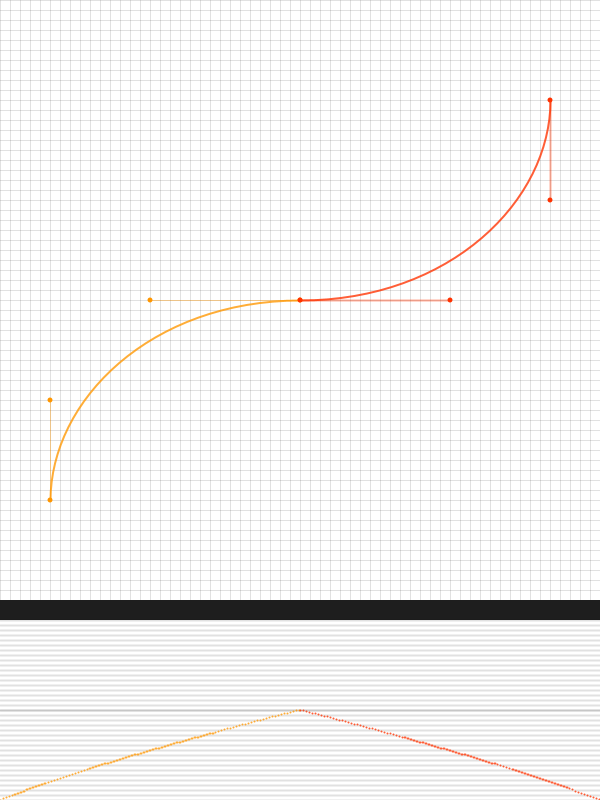
Frame 1 (no input)
Frame 60 (the mouse pressed at the canvas centre just before this capture): identical to frame 1, image omitted
Frame 120 (the mouse held since frame 60 and released just before this capture): identical to frame 1, image omitted

The Processing sketch that drew this single still picture (run headless with seeded random() and noise(); from frame 60 on, the mouse is pressed at the canvas centre):

// Processing sketch: processing_64334
// ── processing_64334.pde

//制御点の座標を設定
int[] pX = {50,50,150,300,450,550,550};
int[] pY = {500,400,300,300,300,200,100};

int pNum = 7;

int selected = -1;
 
int viewL =600;
int margin = 20;
int graphHeight = 180;

int cNum = 2;

boolean shifted;

void setup(){
  size(600,800);
  colorMode(RGB,255);
  
  frameRate(30);
}

void drawBezierCrv(int n, color c){
  
  //始点、終点から制御点への線を表示
  stroke(red(c),green(c),blue(c),100);
  line(pX[n],pY[n],pX[n+1],pY[n+1]);
  line(pX[n+2],pY[n+2],pX[n+3],pY[n+3]);
    
  strokeWeight(2);
  stroke(red(c),green(c),blue(c),200);
  noFill();
  bezier(pX[n],pY[n],pX[n+1],pY[n+1],pX[n+2],pY[n+2],pX[n+3],pY[n+3]);
  
  noStroke();
  fill(c);
  for(int i=0;i<4;i++){
    ellipse(pX[n+i],pY[n+i],5,5); 
  } 
}


void calcTangent(int n, color c,int xNum){
  float Ax = -pX[n] + 3*pX[n+1] - 3*pX[n+2] + pX[n+3];
  float Ay = -pY[n] + 3*pY[n+1] - 3*pY[n+2] + pY[n+3];
  
  float Bx = 3*(pX[n] - 2*pX[n+1] + pX[n+2]);
  float By = 3*(pY[n] - 2*pY[n+1] + pY[n+2]);
  
  float Cx = 3*(pX[n+1] - pX[n]);
  float Cy = 3*(pY[n+1] - pY[n]);
  
  for(float t = 0;t<1.0;t+=0.01){
    float d1x = 3 * Ax * t * t + 2 * Bx * t + Cx;
    float d1y = 3 * Ay * t * t + 2 * By * t + Cy;
    
    float k = degrees(atan(d1y/d1x));
    //k*=10;
    
    stroke(c,200);
    noFill();
    float gX = ((float)xNum/(float)cNum)*viewL + t/(float)cNum * (float)viewL;
    float gY = viewL + margin + (float)graphHeight/2;
    //line(gX,gY,gX,gY - k);
    point(gX,gY-k);
    
  }
}

void draw(){
  smooth();
  int i;
  
  background(255,255,255); 
  
  drawGrid(10);                 //グリッドを描画する。(自分で作った命令)
  
  drawBezierCrv(0,color(255,150,0));
  drawBezierCrv(3,color(255,50,0));
  
  fill(30);
  rect(0,viewL,viewL,margin);
  
  fill(255);
  rect(0,viewL+margin,viewL,graphHeight);
  
  
  stroke(0,30);
  int py;
  for(i=0;i<=graphHeight/10;i++){
    py = viewL+margin + graphHeight/2 + i * 5;
    line(0,py,viewL,py);
    py = viewL+margin + graphHeight/2 - i * 5;
    line(0,py,viewL,py);
  }
  
  calcTangent(0,color(255,150,0),0); 
  calcTangent(3,color(255,50,0),1); 
}

//グリッドを描画する関数
void drawGrid(float gScale){
    
  strokeWeight(1);

  int i;
  for(i=0;i<=viewL/gScale;i++){
    stroke(0,0,0,30);
    line(i*gScale,0,i*gScale,viewL);
  }
  for(i=0;i<=viewL/gScale;i++){  
    stroke(0,0,0,30);
    line(0,i*gScale,viewL,i*gScale);
  }
}

void mousePressed(){
  selected = -1;
  
  float minD = 10;
  int i;
  for(i=0;i<pNum;i++){
    float d = dist(mouseX,mouseY,pX[i],pY[i]);
    if(d < minD){
      minD = d;
      selected = i;
    }
  }
  
  if(selected != -1){
    
    if(shifted){
      if(selected == 3){
        pX[selected+1] = pX[selected];
        pY[selected+1] = pY[selected];
        
        
        pX[selected-1] = pX[selected];
        pY[selected-1] = pY[selected];
      }
      
      else if(selected == 2){
        pX[selected] = mouseX;
        pY[selected] = mouseY;
        
        pX[selected+2] = pX[selected+1] + (pX[selected+1]-pX[selected]);
        pY[selected+2] = pY[selected+1] + (pY[selected+1]-pY[selected]);
      }
      else if(selected == 4){
        pX[selected] = mouseX;
        pY[selected] = mouseY;
        
        pX[selected-2] = pX[selected-1] + (pX[selected-1]-pX[selected]);
        pY[selected-2] = pY[selected-1] + (pY[selected-1]-pY[selected]);
      }
      
    }else{
      
      pX[selected] = mouseX;
      pY[selected] = mouseY;
    
      if(selected == 0 || selected == 3){
        pX[selected+1] += mouseX-pmouseX;
        pY[selected+1] += mouseY-pmouseY;
      }
      if(selected == 3 || selected == 6){
        pX[selected-1] += mouseX-pmouseX;
        pY[selected-1] += mouseY-pmouseY;
      }
    }
  }
  
    
}

void mouseDragged(){
  if(selected != -1){
    
    if(shifted){
      if(selected == 3){
        pX[selected+1] += mouseX-pmouseX;
        pY[selected+1] += mouseY-pmouseY;
        
        
        pX[selected-1] -= mouseX-pmouseX;
        pY[selected-1] -= mouseY-pmouseY;
      }
      else if(selected == 2){
        pX[selected] += mouseX-pmouseX;
        pY[selected] += mouseY-pmouseY;
        
        pX[selected+2] = pX[selected+1] + (pX[selected+1]-pX[selected]);
        pY[selected+2] = pY[selected+1] + (pY[selected+1]-pY[selected]);
      }
      else if(selected == 4){
        pX[selected] += mouseX-pmouseX;
        pY[selected] += mouseY-pmouseY;
        
        pX[selected-2] = pX[selected-1] + (pX[selected-1]-pX[selected]);
        pY[selected-2] = pY[selected-1] + (pY[selected-1]-pY[selected]);
      }
        
        
    }else{
      pX[selected] += mouseX-pmouseX;
      pY[selected] += mouseY-pmouseY;
    
      if(pY[selected] > viewL) pY[selected] = viewL;
    
      if(selected == 0 || selected == 3){
        pX[selected+1] += mouseX-pmouseX;
        pY[selected+1] += mouseY-pmouseY;
      }
      if(selected == 3 || selected == 6){
        pX[selected-1] += mouseX-pmouseX;
        pY[selected-1] += mouseY-pmouseY;
      }
    }
      
      
  }
}

void keyPressed(){
  switch(keyCode){
    case 16:
    shifted = true;
    break;
  }
  
}

void keyReleased(){
  switch(keyCode){
    case 16:
    shifted = false;
    break;
  }
}
